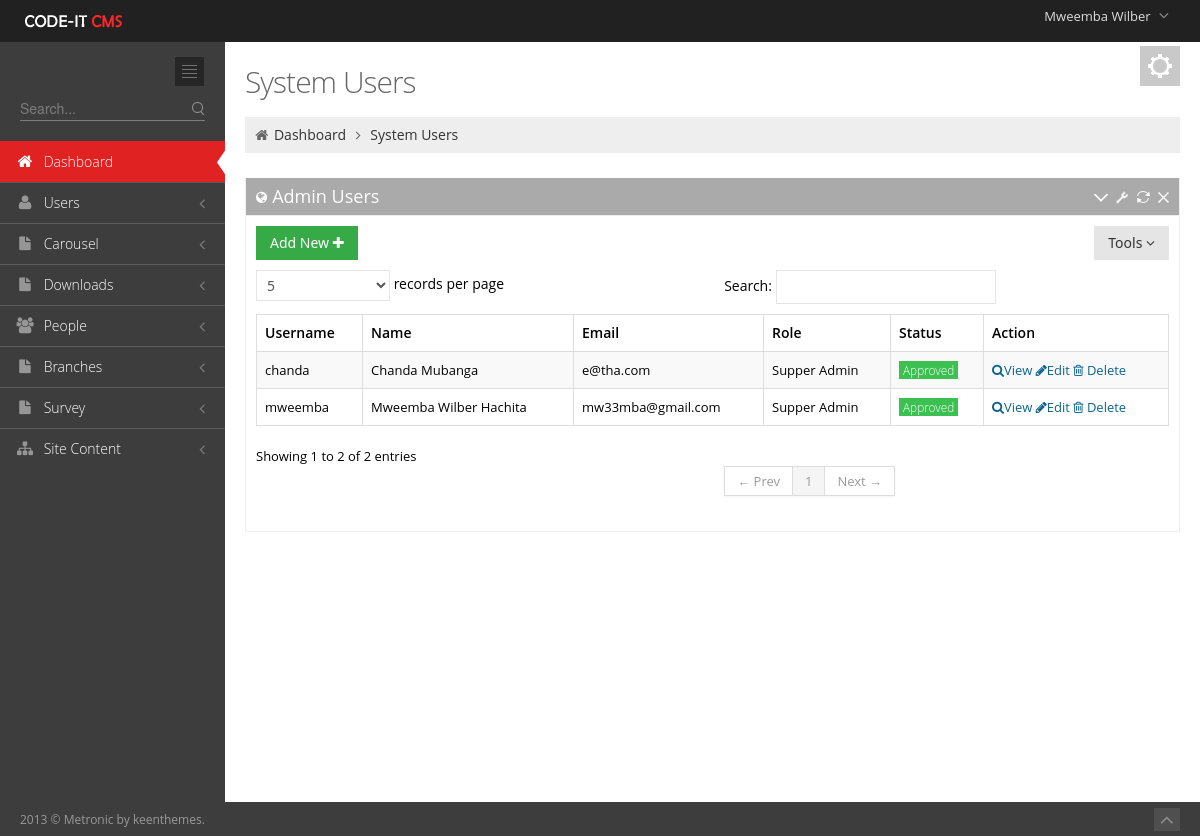
Screenshot of /Admin/SystemUsers.php (signed in) with the database file from the repository.
### tables this page shows
CREATE TABLE `user_tbl` (
  `username` varchar(50) NOT NULL,
  `password` text NOT NULL,
  `email` text NOT NULL,
  `contact_no` varchar(50) NOT NULL,
  `branch` int(11) NOT NULL,
  `level` int(11) NOT NULL,
  `Position` text NOT NULL,
  `active` int(11) NOT NULL,
  `Staff_no` int(11) NOT NULL,
  `profile_picture` text NOT NULL,
  `last_pass_change` date NOT NULL,
  `emp_id` int(3) NOT NULL,
  `Status` varchar(20) NOT NULL,
  `date_created` date NOT NULL
);

CREATE TABLE `employees_tbl` (
  `emp_id` int(4) UNSIGNED ZEROFILL NOT NULL,
  `Title` text NOT NULL,
  `first_name` varchar(100) DEFAULT NULL,
  `last_name` varchar(100) DEFAULT NULL,
  `date_of_birth` date DEFAULT NULL,
  `email` varchar(100) DEFAULT NULL,
  `mobile_number` varchar(18) DEFAULT NULL,
  `whatsapp` text NOT NULL,
  `address1` varchar(100) DEFAULT NULL,
  `address2` varchar(100) DEFAULT NULL,
  `city_town` varchar(100) DEFAULT NULL,
  `genda` varchar(10) DEFAULT NULL,
  `country` varchar(100) DEFAULT NULL,
  `date_joined` date DEFAULT NULL,
  `jobRole` text,
  `Qualification_level` varchar(40) NOT NULL,
  `qualification_Area` varchar(100) NOT NULL,
  `Category` text NOT NULL,
  `Picture` text NOT NULL,
  `brief_profile` text NOT NULL
);

### includes/sessions.php (called while the page is built, shortened)
<?php
include 'Dbconnect.php';
$dbuser=$_SESSION['username'];
   $query="SELECT * FROM `user_tbl` INNER JOIN `employees_tbl` ON `employees_tbl`.`emp_id`=`user_tbl`.`Staff_no` WHERE `username`='$dbuser'";
      $q1=mysqli_query($conn,$query)or die(mysqli_error());
            while ($row = mysqli_fetch_array($q1)) {
            $firstname=$row['first_name'];
            }
?>

### Admin/SystemUsers.php (the view, shortened to what this page needs)
<?php include '../includes/sessions.php';?><!DOCTYPE html>
 <html lang="en" class="no-js">
<head>
	<link href="media/css/bootstrap.min.css" rel="stylesheet" type="text/css"/>
	<link href="media/css/bootstrap-responsive.min.css" rel="stylesheet" type="text/css"/>
	<link href="media/css/font-awesome.min.css" rel="stylesheet" type="text/css"/>
	<link href="media/css/style-metro.css" rel="stylesheet" type="text/css"/>
	<link href="media/css/style.css" rel="stylesheet" type="text/css"/>
	<link href="media/css/style-responsive.css" rel="stylesheet" type="text/css"/>
	<link href="media/css/default.css" rel="stylesheet" type="text/css" id="style_color"/>
	<link href="media/css/uniform.default.css" rel="stylesheet" type="text/css"/>
	<link href="media/css/jquery.gritter.css" rel="stylesheet" type="text/css"/>
	<link href="media/css/daterangepicker.css" rel="stylesheet" type="text/css" />
	<link href="media/css/fullcalendar.css" rel="stylesheet" type="text/css"/>
	<link href="media/css/jqvmap.css" rel="stylesheet" type="text/css" media="screen"/>
	<link href="media/css/jquery.easy-pie-chart.css" rel="stylesheet" type="text/css" media="screen"/>
</head>
<?php
include 'includes/header.php';
include 'includes/sidebar.php';
?>
		</div>
		<div class="page-content">
			<div class="container-fluid">
				<div class="row-fluid">
					<div class="span12">
						<div class="color-panel hidden-phone">
							<div class="color-mode-icons icon-color"></div>
						</div>
						<h3 class="page-title">
							System Users
						</h3>
						<ul class="breadcrumb">
							<li>
								<i class="icon-home"></i>
								<a href="index.php">Dashboard</a>
								<i class="icon-angle-right"></i>
							</li>
							<li><a href="#">System Users</a></li>
						</ul>
					</div>
				</div>
				<div class="row-fluid">
					<div class="span12">
						<div class="portlet box light-grey">
							<div class="portlet-title">
								<div class="caption"><i class="icon-globe"></i>Admin Users</div>
								<div class="tools">
									<a href="javascript:;" class="collapse"></a>
									<a href="#portlet-config" data-toggle="modal" class="config"></a>
									<a href="javascript:;" class="reload"></a>
									<a href="javascript:;" class="remove"></a>
								</div>
							</div>
							<div class="portlet-body">
								<div class="clearfix">
									<div class="btn-group">
										<a href="NewUser.php"><button id="sample_editable_1_new" class="btn green">
										Add New <i class="icon-plus"></i>
										</button></a>
									</div>
									<div class="btn-group pull-right">
										<button class="btn dropdown-toggle" data-toggle="dropdown">Tools <i class="icon-angle-down"></i>
										</button>
									</div>
								</div>
								<table class="table table-striped table-bordered table-hover" id="sample_1">
									<thead>
										<tr>
											<th>Username</th>
											<th class="hidden-480">Name</th>
											<th class="hidden-480">Email</th>
                                             <th class="hidden-480">Role</th>
											<th class="hidden-480">Status</th>
											<th >Action</th>
										</tr>
									</thead>
									<tbody>
                            		 <?php    $query="SELECT * FROM `employees_tbl` INNER JOIN  `user_tbl` ON `employees_tbl`.`emp_id`=`user_tbl`.`Staff_no`";
      $q1=mysqli_query($conn,$query)or die(mysqli_error());
            while ($row = mysqli_fetch_array($q1)) {
            $firstid=$row['first_name'];
           $lastid=$row['last_name'];
            $semail = $row['email'];
            $username=$row['username'];
			$position =$row['Position'];
            ?>
										<tr class="odd gradeX">
											<td><?php echo $username ?></td>
											<td class="hidden-480"><?php echo $firstid  ?> <?php echo $lastid  ?></td>
											<td class="hidden-480" ><?php echo $semail   ?></td>
											<td class="center hidden-480"><?php echo $position   ?></td>
											<td ><span class="label label-success"><?php echo $row['Status'];   ?></span></td>
											<td><a class="blue" href="userprofile_other.php?user_id=<?php echo $username ?>">
																	<i class="icon-search"></i>View
																</a>
																 <a href="userprofile_other.php?user_id=<?php echo $username ?>"><i class="icon-pencil"></i>Edit</a> <a href="DeleteUser.php?user_id= <?php echo $username ?>" onclick="return confirm('Are You sure you want to delete this item') class="btn mini red"><i class="icon-trash"></i> Delete</a>
</td>
										</tr>
			<?php } ?>
									</tbody>
								</table>
							</div>
						</div>
					</div>
				</div>
			</div>
		</div>
	<div class="footer">
		<div class="footer-inner">
			2013 &copy; Metronic by keenthemes.
		</div>
		<div class="footer-tools">
			<span class="go-top">
			<i class="icon-angle-up"></i>
			</span>
		</div>
	</div>
</body>
</html>

### Admin/includes/header.php (shortened to what this page needs)
<?php
 include '../includes/sessions.php';
?>
 <html lang="en" class="no-js">
<body class="page-header-fixed">
	<div class="header navbar navbar-inverse navbar-fixed-top">
		<div class="navbar-inner">
			<div class="container-fluid">
				<a class="brand" href="index.php">
				<img src="media/image/logo.png" alt="logo"/>
				</a>
				<ul class="nav pull-right">
					<li class="dropdown user">
						<a href="#" class="dropdown-toggle" data-toggle="dropdown">
						<span class="username"><?php echo $firstname ;?></span>
						<i class="icon-angle-down"></i>
						</a>
					</li>
				</ul>
			</div>
		</div>
	</div>
	<div class="page-container">

### Admin/media/css/style-metro.css (style rules this page uses)
div, input, select, textarea, span, img, table, td, th, p, a, button, ul, li { -webkit-border-radius: 0 !important; -moz-border-radius: 0 !important; border-radius: 0 !important; }
.btn { background-color: #e5e5e5; background-image: none; filter: none; border: 0; padding: 7px 14px; text-shadow: none; font-family: "Segoe UI", Helvetica, Arial, sans-serif; font-size: 14px; color: #333333; cursor: pointer; outline: none; -webkit-box-shadow: none !important; -moz-box-shadow: none !important; box-shadow: none !important; -webkit-border-radius: 0 !important; -moz-border-radius: 0 !important; border-radius: 0 !important; }
.btn.green { color: white; text-shadow: none; background-color: #35aa47; }
.label, .badge { font-weight: 300; }
.label-success, .badge-success { background-color: #3cc051; background-image: none !important; text-shadow: none !important; }

### Admin/media/css/style-responsive.css (style rules this page uses)
@media (min-width: 980px) { .page-content { margin-left: 225px; margin-top: 0px; min-height: 760px; } }

### Admin/media/css/default.css (style rules this page uses)
body { background-color: #3d3d3d !important; }
.header .navbar-inner { filter: none !important; background-image: none !important; background-color: #212121 !important; }
.header .nav li.dropdown .dropdown-toggle i { color: #8a8a8a !important; }
.footer .footer-inner { color: #999999; }
.footer .footer-tools .go-top { background-color: #4f4f4f; }
.footer .footer-tools .go-top i { color: #8a8a8a; }

### rows the page displays
user_tbl: employees_tbl.first_name "Mweemba Wilber", username "mweemba", employees_tbl.last_name "Hachita", email "mw33mba@gmail.com", Position "Supper Admin", Status "Approved"
user_tbl: username "chanda", emp.first_name "Chanda", emp.last_name "Mubanga", email "e@tha.com", Position "Supper Admin", Status "Approved"
